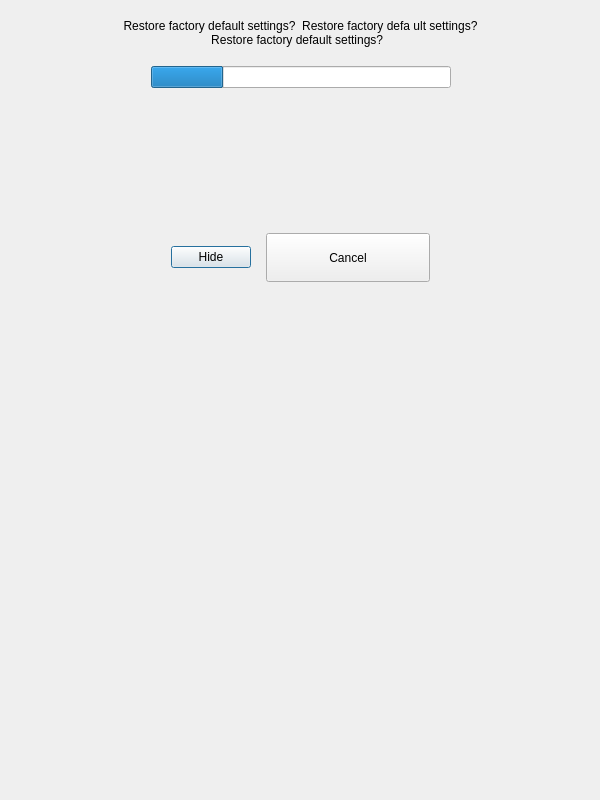
<?xml version="1.0" encoding="UTF-8"?>
<ui version="4.0">
 <class>ProgressDialog</class>
 <widget class="QDialog" name="ProgressDialog">
  <property name="geometry">
   <rect>
    <x>0</x>
    <y>0</y>
    <width>600</width>
    <height>800</height>
   </rect>
  </property>
  <property name="windowTitle">
   <string>Dialog</string>
  </property>
  <property name="styleSheet">
   <string notr="true"/>
  </property>
  <property name="modal">
   <bool>true</bool>
  </property>
  <layout class="QVBoxLayout" name="verticalLayout_2">
   <property name="spacing">
    <number>0</number>
   </property>
   <property name="margin">
    <number>0</number>
   </property>
   <item>
    <widget class="QWidget" name="ProgressDialogCont" native="true">
     <property name="sizePolicy">
      <sizepolicy hsizetype="Preferred" vsizetype="Preferred">
       <horstretch>0</horstretch>
       <verstretch>0</verstretch>
      </sizepolicy>
     </property>
     <layout class="QVBoxLayout" name="verticalLayout_3">
      <property name="spacing">
       <number>0</number>
      </property>
      <property name="margin">
       <number>0</number>
      </property>
      <item>
       <widget class="QWidget" name="SeparateVertical" native="true">
        <layout class="QVBoxLayout" name="verticalLayout"/>
       </widget>
      </item>
      <item>
       <layout class="QHBoxLayout" name="horizontalLayout_2">
        <property name="spacing">
         <number>0</number>
        </property>
        <property name="topMargin">
         <number>0</number>
        </property>
        <item>
         <spacer name="horizontalSpacer_6">
          <property name="orientation">
           <enum>Qt::Horizontal</enum>
          </property>
          <property name="sizeHint" stdset="0">
           <size>
            <width>40</width>
            <height>20</height>
           </size>
          </property>
         </spacer>
        </item>
        <item>
         <widget class="QFrame" name="bg">
          <layout class="QVBoxLayout" name="verticalLayout_4">
           <property name="spacing">
            <number>0</number>
           </property>
           <property name="margin">
            <number>1</number>
           </property>
           <item>
            <widget class="QLabel" name="textLbl">
             <property name="minimumSize">
              <size>
               <width>0</width>
               <height>0</height>
              </size>
             </property>
             <property name="styleSheet">
              <string notr="true"/>
             </property>
             <property name="text">
              <string>Restore factory default settings?  Restore factory defa ult settings? Restore factory default settings?  </string>
             </property>
             <property name="textFormat">
              <enum>Qt::AutoText</enum>
             </property>
             <property name="alignment">
              <set>Qt::AlignCenter</set>
             </property>
             <property name="wordWrap">
              <bool>true</bool>
             </property>
             <property name="indent">
              <number>0</number>
             </property>
            </widget>
           </item>
           <item>
            <widget class="QFrame" name="progressCont">
             <property name="sizePolicy">
              <sizepolicy hsizetype="Preferred" vsizetype="Fixed">
               <horstretch>0</horstretch>
               <verstretch>0</verstretch>
              </sizepolicy>
             </property>
             <property name="minimumSize">
              <size>
               <width>0</width>
               <height>60</height>
              </size>
             </property>
             <property name="maximumSize">
              <size>
               <width>16777215</width>
               <height>60</height>
              </size>
             </property>
             <layout class="QHBoxLayout" name="horizontalLayout">
              <property name="spacing">
               <number>10</number>
              </property>
              <property name="margin">
               <number>10</number>
              </property>
              <item>
               <spacer name="horizontalSpacer_2">
                <property name="orientation">
                 <enum>Qt::Horizontal</enum>
                </property>
                <property name="sizeHint" stdset="0">
                 <size>
                  <width>5</width>
                  <height>20</height>
                 </size>
                </property>
               </spacer>
              </item>
              <item>
               <widget class="QProgressBar" name="progressBar">
                <property name="minimumSize">
                 <size>
                  <width>300</width>
                  <height>10</height>
                 </size>
                </property>
                <property name="value">
                 <number>24</number>
                </property>
                <property name="textVisible">
                 <bool>false</bool>
                </property>
               </widget>
              </item>
              <item>
               <spacer name="horizontalSpacer">
                <property name="orientation">
                 <enum>Qt::Horizontal</enum>
                </property>
                <property name="sizeHint" stdset="0">
                 <size>
                  <width>5</width>
                  <height>20</height>
                 </size>
                </property>
               </spacer>
              </item>
             </layout>
            </widget>
           </item>
           <item>
            <spacer name="verticalSpacer">
             <property name="orientation">
              <enum>Qt::Vertical</enum>
             </property>
             <property name="sizeHint" stdset="0">
              <size>
               <width>20</width>
               <height>40</height>
              </size>
             </property>
            </spacer>
           </item>
           <item>
            <layout class="QHBoxLayout" name="horizontalLayout_3">
             <property name="spacing">
              <number>15</number>
             </property>
             <property name="margin">
              <number>10</number>
             </property>
             <item>
              <spacer name="horizontalSpacer_3">
               <property name="orientation">
                <enum>Qt::Horizontal</enum>
               </property>
               <property name="sizeHint" stdset="0">
                <size>
                 <width>40</width>
                 <height>20</height>
                </size>
               </property>
              </spacer>
             </item>
             <item>
              <widget class="FastQPushButton" name="hideBtn">
               <property name="text">
                <string>Hide</string>
               </property>
              </widget>
             </item>
             <item>
              <widget class="FastQPushButton" name="cancelBtn">
               <property name="sizePolicy">
                <sizepolicy hsizetype="Expanding" vsizetype="Fixed">
                 <horstretch>0</horstretch>
                 <verstretch>0</verstretch>
                </sizepolicy>
               </property>
               <property name="minimumSize">
                <size>
                 <width>164</width>
                 <height>49</height>
                </size>
               </property>
               <property name="maximumSize">
                <size>
                 <width>164</width>
                 <height>49</height>
                </size>
               </property>
               <property name="text">
                <string>Cancel</string>
               </property>
              </widget>
             </item>
             <item>
              <spacer name="horizontalSpacer_4">
               <property name="orientation">
                <enum>Qt::Horizontal</enum>
               </property>
               <property name="sizeHint" stdset="0">
                <size>
                 <width>40</width>
                 <height>20</height>
                </size>
               </property>
              </spacer>
             </item>
            </layout>
           </item>
           <item>
            <spacer name="verticalSpacer_4">
             <property name="orientation">
              <enum>Qt::Vertical</enum>
             </property>
             <property name="sizeHint" stdset="0">
              <size>
               <width>20</width>
               <height>40</height>
              </size>
             </property>
            </spacer>
           </item>
          </layout>
         </widget>
        </item>
        <item>
         <spacer name="horizontalSpacer_5">
          <property name="orientation">
           <enum>Qt::Horizontal</enum>
          </property>
          <property name="sizeHint" stdset="0">
           <size>
            <width>40</width>
            <height>20</height>
           </size>
          </property>
         </spacer>
        </item>
       </layout>
      </item>
      <item>
       <spacer name="verticalSpacer_3">
        <property name="orientation">
         <enum>Qt::Vertical</enum>
        </property>
        <property name="sizeHint" stdset="0">
         <size>
          <width>20</width>
          <height>40</height>
         </size>
        </property>
       </spacer>
      </item>
     </layout>
    </widget>
   </item>
  </layout>
 </widget>
 <customwidgets>
  <customwidget>
   <class>FastQPushButton</class>
   <extends>QPushButton</extends>
   <header>FastQPushButton.h</header>
  </customwidget>
 </customwidgets>
 <resources/>
 <connections/>
</ui>
